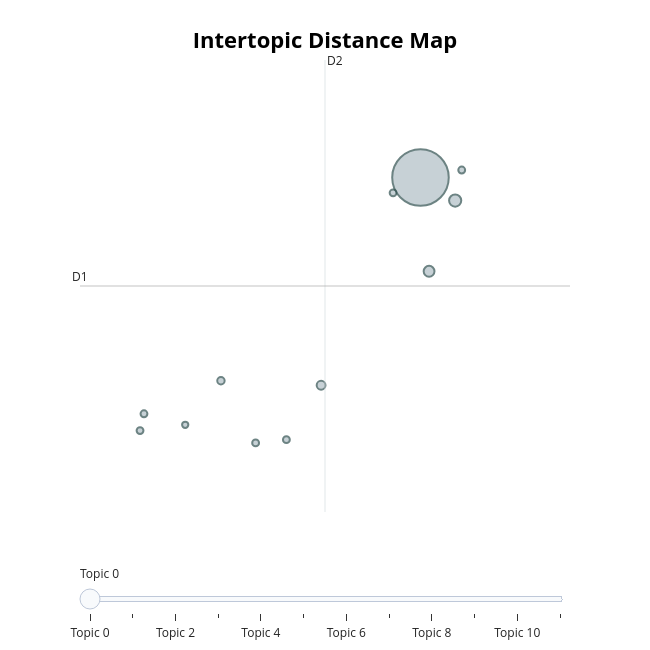

Write notebook code for a chart like this one.
### Code cell
tm_20160612_FL.visualize_topics()

### Figure 1 — Plotly figure (JSON) as saved in the notebook; plotly's stock layout.template omitted (floating-point values rounded to 4 significant figures)
{"data": [{"customdata": [[0, "said | orlando | shooting | people | mateen", 409], [1, "monica | santa | howell | hollywood | parade", 19], [2, "blood | help | gay | donations | shooting", 15], [3, "vigil | phoenix | salt | lake | community", 10], [4, "lgbt | community | hachey | valentino | night", 7], [5, "loibl | grimmie | christina | marcus | voice", 6], [6, "patrick | tweet | texas | deleted | lt", 6], [7, "community | solidarity | victims | equality | organizations", 6], [8, "says | shooter | orlando | officials | shooting", 6], [9, "pride | kansas | said | hartford | boston", 6], [10, "seattle | community | vigil | murray | pride", 6], [11, "edt | update | sunday | gay | pm", 5]], "hovertemplate": "<b>Topic %{customdata[0]}</b><br>%{customdata[1]}<br>Size: %{customdata[2]}", "legendgroup": "", "marker": {"color": "#B0BEC5", "line": {"color": "DarkSlateGrey", "width": 2}, "size": [409, 19, 15, 10, 7, 6, 6, 6, 6, 6, 6, 5], "sizemode": "area", "sizeref": 0.2556, "symbol": "circle"}, "mode": "markers", "name": "", "orientation": "v", "showlegend": false, "type": "scatter", "x": [7.886, 8.288, 7.986, 6.735, 5.575, 8.364, 4.683, 4.637, 7.569, 5.976, 6.333, 5.161], "xaxis": "x", "y": [17.85, 17.28, 15.54, 12.74, 12.85, 18.03, 12.04, 11.63, 17.47, 11.32, 11.4, 11.77], "yaxis": "y"}], "layout": {"annotations": [{"showarrow": false, "text": "D1", "x": 3.941, "y": 15.18, "yshift": 10}, {"showarrow": false, "text": "D2", "x": 6.78, "xshift": 10, "y": 20.74}], "height": 650, "hoverlabel": {"bgcolor": "white", "font": {"family": "Rockwell", "size": 16}}, "legend": {"itemsizing": "constant", "tracegroupgap": 0}, "margin": {"t": 60}, "shapes": [{"line": {"color": "#CFD8DC", "width": 2}, "type": "line", "x0": 6.78, "x1": 6.78, "y0": 9.626, "y1": 20.74}, {"line": {"color": "#9E9E9E", "width": 2}, "type": "line", "x0": 3.941, "x1": 9.619, "y0": 15.18, "y1": 15.18}], "sliders": [{"active": 0, "pad": {"t": 50}, "steps": [{"args": [{"marker.color": [["red", "#B0BEC5", "#B0BEC5", "#B0BEC5", "#B0BEC5", "#B0BEC5", "#B0BEC5", "#B0BEC5", "#B0BEC5", "#B0BEC5", "#B0BEC5", "#B0BEC5"]]}], "label": "Topic 0", "method": "update"}, {"args": [{"marker.color": [["#B0BEC5", "red", "#B0BEC5", "#B0BEC5", "#B0BEC5", "#B0BEC5", "#B0BEC5", "#B0BEC5", "#B0BEC5", "#B0BEC5", "#B0BEC5", "#B0BEC5"]]}], "label": "Topic 1", "method": "update"}, {"args": [{"marker.color": [["#B0BEC5", "#B0BEC5", "red", "#B0BEC5", "#B0BEC5", "#B0BEC5", "#B0BEC5", "#B0BEC5", "#B0BEC5", "#B0BEC5", "#B0BEC5", "#B0BEC5"]]}], "label": "Topic 2", "method": "update"}, {"args": [{"marker.color": [["#B0BEC5", "#B0BEC5", "#B0BEC5", "red", "#B0BEC5", "#B0BEC5", "#B0BEC5", "#B0BEC5", "#B0BEC5", "#B0BEC5", "#B0BEC5", "#B0BEC5"]]}], "label": "Topic 3", "method": "update"}, {"args": [{"marker.color": [["#B0BEC5", "#B0BEC5", "#B0BEC5", "#B0BEC5", "red", "#B0BEC5", "#B0BEC5", "#B0BEC5", "#B0BEC5", "#B0BEC5", "#B0BEC5", "#B0BEC5"]]}], "label": "Topic 4", "method": "update"}, {"args": [{"marker.color": [["#B0BEC5", "#B0BEC5", "#B0BEC5", "#B0BEC5", "#B0BEC5", "red", "#B0BEC5", "#B0BEC5", "#B0BEC5", "#B0BEC5", "#B0BEC5", "#B0BEC5"]]}], "label": "Topic 5", "method": "update"}, {"args": [{"marker.color": [["#B0BEC5", "#B0BEC5", "#B0BEC5", "#B0BEC5", "#B0BEC5", "#B0BEC5", "red", "#B0BEC5", "#B0BEC5", "#B0BEC5", "#B0BEC5", "#B0BEC5"]]}], "label": "Topic 6", "method": "update"}, {"args": [{"marker.color": [["#B0BEC5", "#B0BEC5", "#B0BEC5", "#B0BEC5", "#B0BEC5", "#B0BEC5", "#B0BEC5", "red", "#B0BEC5", "#B0BEC5", "#B0BEC5", "#B0BEC5"]]}], "label": "Topic 7", "method": "update"}, {"args": [{"marker.color": [["#B0BEC5", "#B0BEC5", "#B0BEC5", "#B0BEC5", "#B0BEC5", "#B0BEC5", "#B0BEC5", "#B0BEC5", "red", "#B0BEC5", "#B0BEC5", "#B0BEC5"]]}], "label": "Topic 8", "method": "update"}, {"args": [{"marker.color": [["#B0BEC5", "#B0BEC5", "#B0BEC5", "#B0BEC5", "#B0BEC5", "#B0BEC5", "#B0BEC5", "#B0BEC5", "#B0BEC5", "red", "#B0BEC5", "#B0BEC5"]]}], "label": "Topic 9", "method": "update"}, {"args": [{"marker.color": [["#B0BEC5", "#B0BEC5", "#B0BEC5", "#B0BEC5", "#B0BEC5", "#B0BEC5", "#B0BEC5", "#B0BEC5", "#B0BEC5", "#B0BEC5", "red", "#B0BEC5"]]}], "label": "Topic 10", "method": "update"}, {"args": [{"marker.color": [["#B0BEC5", "#B0BEC5", "#B0BEC5", "#B0BEC5", "#B0BEC5", "#B0BEC5", "#B0BEC5", "#B0BEC5", "#B0BEC5", "#B0BEC5", "#B0BEC5", "red"]]}], "label": "Topic 11", "method": "update"}]}], "title": {"font": {"color": "Black", "size": 22}, "text": "<b>Intertopic Distance Map</b>", "x": 0.5, "xanchor": "center", "y": 0.95, "yanchor": "top"}, "width": 650, "xaxis": {"anchor": "y", "domain": [0, 1], "range": [3.941, 9.619], "title": {"text": ""}, "visible": false}, "yaxis": {"anchor": "x", "domain": [0, 1], "range": [9.626, 20.74], "title": {"text": ""}, "visible": false}}}
